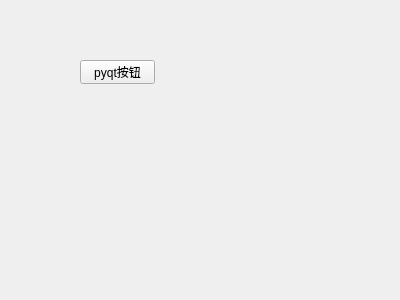
<?xml version="1.0" encoding="UTF-8"?>
<ui version="4.0">
 <class>Form</class>
 <widget class="QWidget" name="Form">
  <property name="geometry">
   <rect>
    <x>0</x>
    <y>0</y>
    <width>400</width>
    <height>300</height>
   </rect>
  </property>
  <property name="windowTitle">
   <string>Form</string>
  </property>
  <widget class="QPushButton" name="pushButton">
   <property name="geometry">
    <rect>
     <x>80</x>
     <y>60</y>
     <width>75</width>
     <height>24</height>
    </rect>
   </property>
   <property name="text">
    <string>pyqt按钮</string>
   </property>
  </widget>
 </widget>
 <resources/>
 <connections/>
</ui>
